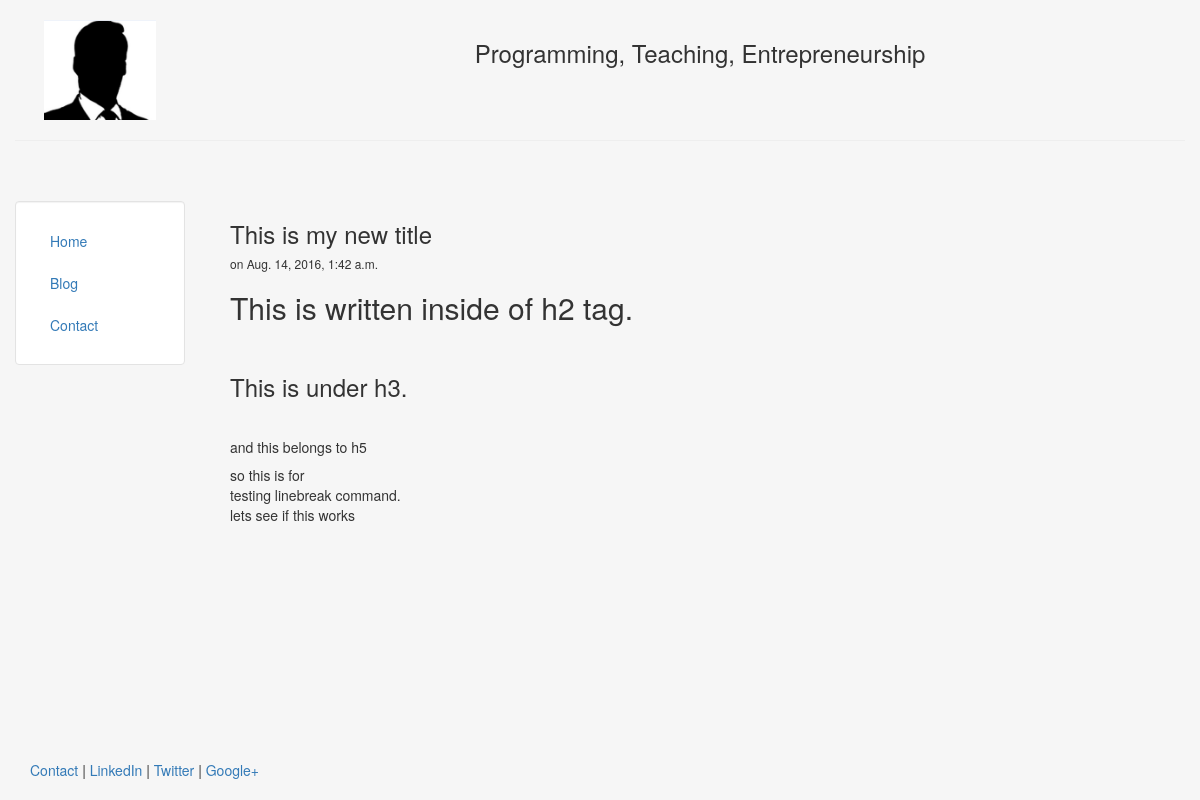
Page /blog/3 on the committed database.
### blog/models.py (models this page shows, shortened)
class Post(models.Model):
	title = models.CharField(max_length = 140)
	body = models.TextField()
	date = models.DateTimeField()

### blog/templates/blog/post.html
{% extends "personal/header.html" %}
{% block content %}
		<h3>{{post.title}}</h3>
		<h6>on {{post.date}}</h6>
		{{post.body | safe | linebreaks }}
{% endblock %}

### personal/templates/personal/header.html (style rules this page uses)
html, body { height:100% }

### rows in the picture
Post: title "This is my new title", date "Aug. 14, 2016, 1:42 a.m.", body "This is written inside of h2 tag. This is under h3. and this belongs to h5 so this is for testing linebreak command. lets see if this works"
